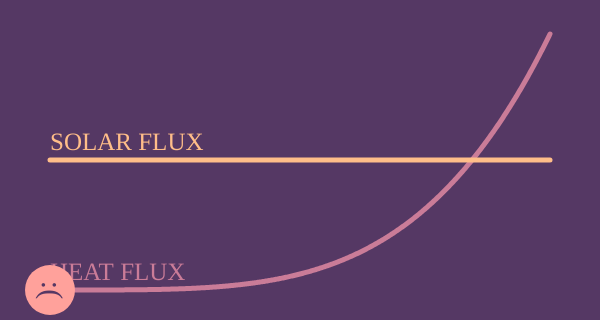
Frame 1 (no input)
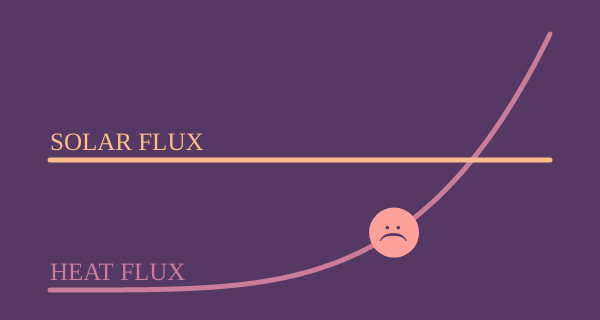
Frame 60 (no input)
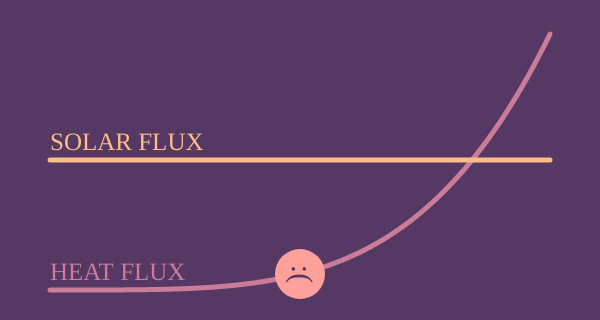
Frame 120 (the mouse pressed at the canvas centre since frame 60)

The p5.js sketch that drew these frames (run headless with seeded random() and noise() and a simulated clock; from frame 60 on, the mouse is pressed at the canvas centre):

// p5.js sketch
// ── sketch.js
let xaxis = [];
let solarflux = 160;
let planetTemp = 50;
let paused = false;

function setup() {
  createCanvas(600, 320);
  
  for (let x = 50; x <= 550; x+= 1) {
    xaxis.push(x);
  }
  
  strokeWeight(5);
  textSize(25);
  textFont('Fugaz One');

}

function draw() {
  background(85, 56, 100);
  
  noFill();

  stroke(202, 124, 152);
  beginShape();
    for (let t of xaxis) {
      vertex(t, heatflux(t));
    }
  endShape();

  stroke(255, 190, 137);
  beginShape();
    for (let t of xaxis) {
      vertex(t, solarflux);
    }
  endShape();
  
  noStroke();
  fill(255, 190, 137);
  text('SOLAR FLUX', 50, 150);

  fill(202, 124, 152);
  text('HEAT FLUX', 50, 280);

 
  fill(255, 161, 155);
  circle(planetTemp, heatflux(planetTemp), 50);

  fill(85, 56, 100);
  push();
    textSize(30);
    textAlign(CENTER, CENTER);
    translate(planetTemp,heatflux(planetTemp));
    rotate(PI/2);
    if(abs(heatflux(planetTemp) - solarflux) > 5 ) {
      text(':(', 0, 0);
    }
    else {
      text(':)', 0, 0);
    }
  pop();
  
  
  if(mouseIsPressed) {
    if(mouseX > 50 && mouseX < 550 && mouseY > 0 && mouseY < 300) {
      planetTemp = mouseX
    }
  }
  else {
    planetTemp += -0.05 * (solarflux - heatflux(planetTemp));
  }
}

function heatflux(t) {
  return height - pow(t - 50,4)/pow(125,4) - 30;
}
